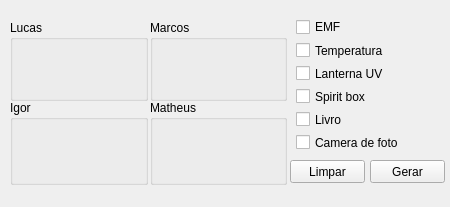
<?xml version="1.0" encoding="UTF-8"?>
<ui version="4.0">
 <class>mainWindow</class>
 <widget class="QMainWindow" name="mainWindow">
  <property name="geometry">
   <rect>
    <x>0</x>
    <y>0</y>
    <width>450</width>
    <height>207</height>
   </rect>
  </property>
  <property name="maximumSize">
   <size>
    <width>450</width>
    <height>207</height>
   </size>
  </property>
  <property name="windowTitle">
   <string>Phasmophobia</string>
  </property>
  <property name="windowIcon">
   <iconset>
    <normaloff>image/download.jpg</normaloff>image/download.jpg</iconset>
  </property>
  <property name="styleSheet">
   <string notr="true"/>
  </property>
  <widget class="QWidget" name="centralwidget">
   <widget class="QWidget" name="verticalLayoutWidget">
    <property name="geometry">
     <rect>
      <x>296</x>
      <y>9</y>
      <width>138</width>
      <height>142</height>
     </rect>
    </property>
    <layout class="QVBoxLayout" name="verticalLayout">
     <property name="topMargin">
      <number>9</number>
     </property>
     <item>
      <widget class="QCheckBox" name="cbEmf">
       <property name="cursor">
        <cursorShape>OpenHandCursor</cursorShape>
       </property>
       <property name="text">
        <string>EMF</string>
       </property>
      </widget>
     </item>
     <item>
      <widget class="QCheckBox" name="cbTemperatura">
       <property name="cursor">
        <cursorShape>OpenHandCursor</cursorShape>
       </property>
       <property name="text">
        <string>Temperatura</string>
       </property>
      </widget>
     </item>
     <item>
      <widget class="QCheckBox" name="cbUV">
       <property name="cursor">
        <cursorShape>OpenHandCursor</cursorShape>
       </property>
       <property name="text">
        <string>Lanterna UV</string>
       </property>
      </widget>
     </item>
     <item>
      <widget class="QCheckBox" name="cbSpirit">
       <property name="cursor">
        <cursorShape>OpenHandCursor</cursorShape>
       </property>
       <property name="text">
        <string>Spirit box</string>
       </property>
      </widget>
     </item>
     <item>
      <widget class="QCheckBox" name="cbLivro">
       <property name="cursor">
        <cursorShape>OpenHandCursor</cursorShape>
       </property>
       <property name="text">
        <string>Livro</string>
       </property>
      </widget>
     </item>
     <item>
      <widget class="QCheckBox" name="cbCamera">
       <property name="cursor">
        <cursorShape>OpenHandCursor</cursorShape>
       </property>
       <property name="text">
        <string>Camera de foto</string>
       </property>
      </widget>
     </item>
    </layout>
   </widget>
   <widget class="QGroupBox" name="gbLucas">
    <property name="geometry">
     <rect>
      <x>10</x>
      <y>20</y>
      <width>138</width>
      <height>81</height>
     </rect>
    </property>
    <property name="title">
     <string>Lucas</string>
    </property>
    <widget class="QLabel" name="lbLucas">
     <property name="geometry">
      <rect>
       <x>10</x>
       <y>20</y>
       <width>121</width>
       <height>20</height>
      </rect>
     </property>
     <property name="text">
      <string/>
     </property>
    </widget>
   </widget>
   <widget class="QGroupBox" name="gbMarcos">
    <property name="geometry">
     <rect>
      <x>150</x>
      <y>20</y>
      <width>137</width>
      <height>81</height>
     </rect>
    </property>
    <property name="title">
     <string>Marcos</string>
    </property>
    <widget class="QLabel" name="lbMarcos">
     <property name="geometry">
      <rect>
       <x>10</x>
       <y>20</y>
       <width>121</width>
       <height>16</height>
      </rect>
     </property>
     <property name="text">
      <string/>
     </property>
    </widget>
   </widget>
   <widget class="QGroupBox" name="gbMatheus">
    <property name="geometry">
     <rect>
      <x>150</x>
      <y>100</y>
      <width>137</width>
      <height>85</height>
     </rect>
    </property>
    <property name="title">
     <string>Matheus</string>
    </property>
    <widget class="QLabel" name="lbMatheus">
     <property name="geometry">
      <rect>
       <x>10</x>
       <y>20</y>
       <width>121</width>
       <height>20</height>
      </rect>
     </property>
     <property name="text">
      <string/>
     </property>
    </widget>
   </widget>
   <widget class="QGroupBox" name="gbIgor">
    <property name="geometry">
     <rect>
      <x>10</x>
      <y>100</y>
      <width>138</width>
      <height>85</height>
     </rect>
    </property>
    <property name="title">
     <string>Igor</string>
    </property>
    <widget class="QLabel" name="lbIgor">
     <property name="geometry">
      <rect>
       <x>10</x>
       <y>20</y>
       <width>121</width>
       <height>20</height>
      </rect>
     </property>
     <property name="text">
      <string/>
     </property>
    </widget>
   </widget>
   <widget class="QPushButton" name="btGerar">
    <property name="geometry">
     <rect>
      <x>370</x>
      <y>160</y>
      <width>75</width>
      <height>23</height>
     </rect>
    </property>
    <property name="text">
     <string>Gerar</string>
    </property>
   </widget>
   <widget class="QPushButton" name="btLimpar">
    <property name="geometry">
     <rect>
      <x>290</x>
      <y>160</y>
      <width>75</width>
      <height>23</height>
     </rect>
    </property>
    <property name="text">
     <string>Limpar</string>
    </property>
   </widget>
  </widget>
 </widget>
 <resources/>
 <connections/>
</ui>
